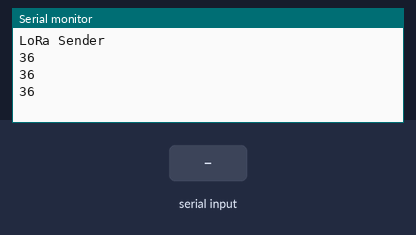
A sketch run on a simulated Arduino Uno, built for the host (arithmetic inside an expression is 32-bit, double 64-bit). Parts: the last lines printed to the serial monitor. Inputs (shaded band) come from the test bench. No radio packets arrive unless stated.

Above: at 10.9 s.
11.0 s: "1" received over the second serial link
At 16.5 s:
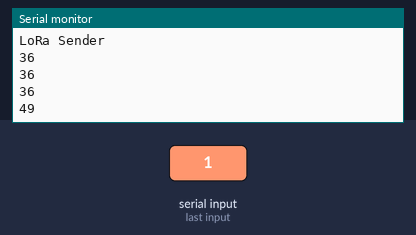
17.0 s: "0" received over the second serial link
At 21.3 s:
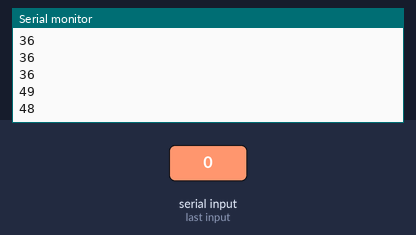
23.0 s: "2" received over the second serial link
At 26.1 s:
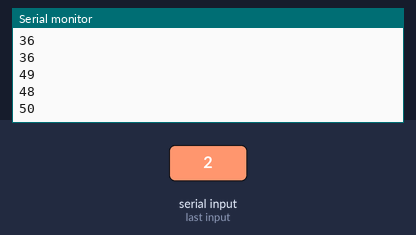
Timing chart, 0 to 27.6 s (numbered marks = the images above; inputs shaded):
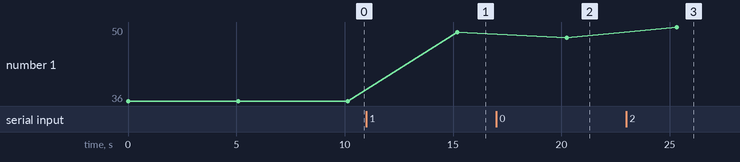

Measured:
- after the input at 11.0 s, the serial monitor: prints a new line after 4.2 s (image 1)
- after the input at 17.0 s, the serial monitor: prints a new line after 3.3 s (image 2)
- after the input at 23.0 s, the serial monitor: prints a new line after 2.3 s (image 3)
- plotted number 1: 36 → 49 after the input at 11.0 s, 49 → 48 after the input at 17.0 s, 48 → 50 after the input at 23.0 s

The sketch:

gps_code.ino
```cpp
#include <HardwareSerial.h>
#include <TinyGPS++.h>
#include <SPI.h>
#include <LoRa.h>
int uartread;


HardwareSerial UART(A1, A0);//rx tx
TinyGPSPlus gps;
void setup()
{
  Serial.begin(115200);
  UART.begin(115200);
  Serial.println("LoRa Sender");

  if (!LoRa.begin(868E6)) {
    Serial.println("Starting LoRa failed!");
    while (1);
  }


}

void loop()
{

if (UART.available()) {
  uartread = UART.read();
  Serial.println(uartread);

}


  LoRa.beginPacket();
  //LoRa.print(uartread);
  LoRa.print("Sended");
  LoRa.endPacket();


 delay(5000);
}
```
